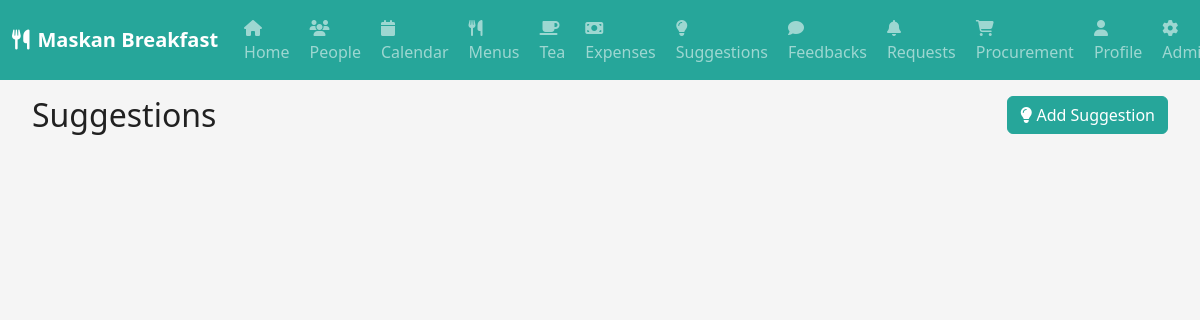
Page /suggestions (signed in) on the earlier database version.
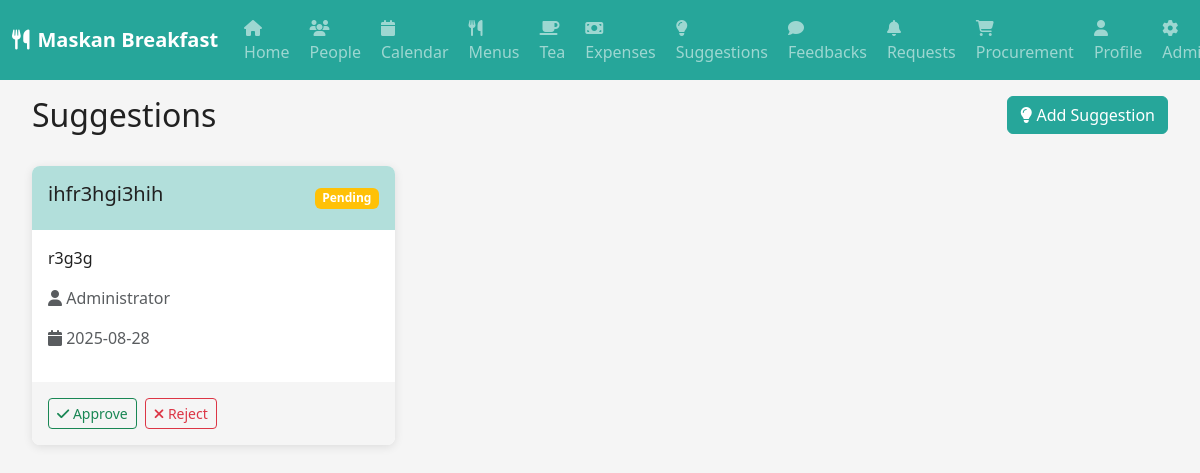
Same page on the later database version.
### models.py (models this page shows)
class Suggestion(db.Model):
    id = db.Column(db.Integer, primary_key=True)
    title = db.Column(db.String(100), nullable=False)
    description = db.Column(db.Text, nullable=False)
    user_id = db.Column(db.Integer, db.ForeignKey('user.id'))
    floor = db.Column(db.Integer, nullable=False)
    status = db.Column(db.String(20), default='pending')
    created_at = db.Column(db.DateTime, default=datetime.utcnow)
    user = db.relationship('User', backref='suggestions')

class User(db.Model):
    id = db.Column(db.Integer, primary_key=True)
    username = db.Column(db.String(64), unique=True, nullable=True)
    email = db.Column(db.String(120), unique=True, nullable=False)
    password_hash = db.Column(db.String(256))
    role = db.Column(db.String(20), nullable=False)
    floor = db.Column(db.Integer, nullable=True)
    is_verified = db.Column(db.Boolean, default=False)
    profile_pic = db.Column(db.String(200), nullable=True)
    created_at = db.Column(db.DateTime, default=datetime.utcnow)
    updated_at = db.Column(db.DateTime, default=datetime.utcnow, onupdate=datetime.utcnow)

### routes.py (the view, shortened to what this page needs)
@app.route('/suggestions', methods=['GET', 'POST'])
def suggestions():
    if 'user_id' not in session:
        return redirect(url_for('login'))
    user = User.query.get(session['user_id'])
    suggestions = Suggestion.query.filter_by(floor=user.floor).order_by(Suggestion.created_at.desc()).all()
    return render_template('suggestions.html', user=user, suggestions=suggestions)

### routes.py (called while the page is built)
@app.context_processor
def inject_user():
    if 'user_id' in session:
        user = User.query.get(session['user_id'])
        return dict(current_user=user)
    return dict(current_user=None)

### templates/suggestions.html (shortened to what this page needs)
{% extends "base.html" %}
{% block content %}
<div class="container-fluid">
    <div class="row mb-4">
        <div class="col-md-6">
            <h2>Suggestions</h2>
        </div>
        <div class="col-md-6 text-end">
            <button class="btn btn-teal" data-bs-toggle="modal" data-bs-target="#addSuggestionModal">
                <i class="fas fa-lightbulb"></i> Add Suggestion
            </button>
        </div>
    </div>
    <div class="row">
        {% for suggestion in suggestions %}
        <div class="col-md-6 col-lg-4 mb-3">
            <div class="suggestion-card">
                <div class="suggestion-header">
                    <h5>{{ suggestion.title }}</h5>
                    <span class="badge bg-{% if suggestion.status == 'approved' %}success{% elif suggestion.status == 'rejected' %}danger{% else %}warning{% endif %}">
                        {{ suggestion.status.title() }}
                    </span>
                </div>
                <div class="suggestion-body">
                    <p>{{ suggestion.description }}</p>
                    <p class="text-muted">
                        <i class="fas fa-user"></i> {{ suggestion.user.username or suggestion.user.email }}
                    </p>
                    <p class="text-muted">
                        <i class="fas fa-calendar"></i> {{ suggestion.created_at.strftime('%Y-%m-%d') }}
                    </p>
                </div>
                {% if current_user.role == 'admin' %}
                <div class="suggestion-actions">
                    <button class="btn btn-sm btn-outline-success" onclick="updateSuggestionStatus({{ suggestion.id }}, 'approved')">
                        <i class="fas fa-check"></i> Approve
                    </button>
                    <button class="btn btn-sm btn-outline-danger" onclick="updateSuggestionStatus({{ suggestion.id }}, 'rejected')">
                        <i class="fas fa-times"></i> Reject
                    </button>
                </div>
                {% endif %}
            </div>
        </div>
        {% endfor %}
    </div>
</div>
{% endblock %}

Differences in the rows shown:
added Suggestion: title "ihfr3hgi3hih", status "Pending", description "r3g3g", user "Administrator", created_at "2025-08-28"
